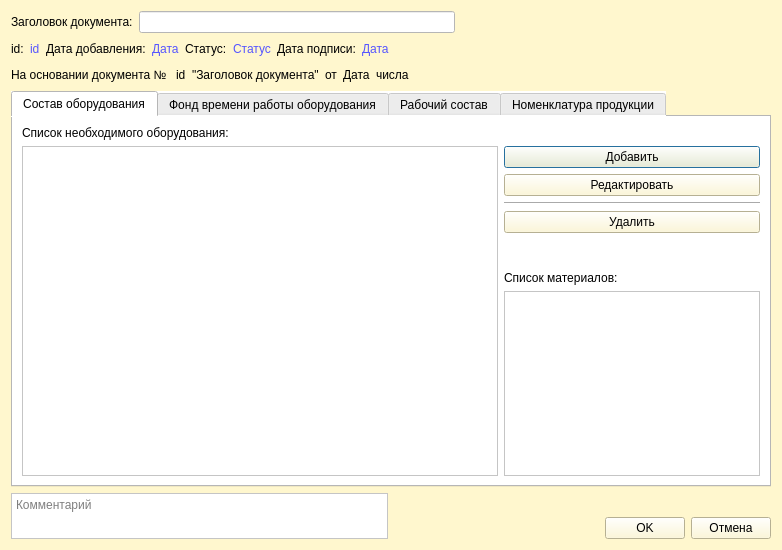
<?xml version="1.0" encoding="UTF-8"?>
<ui version="4.0">
 <class>CEquipmentWindow</class>
 <widget class="QDialog" name="CEquipmentWindow">
  <property name="geometry">
   <rect>
    <x>0</x>
    <y>0</y>
    <width>782</width>
    <height>550</height>
   </rect>
  </property>
  <property name="windowTitle">
   <string>Планирование загрузки мощностей</string>
  </property>
  <property name="styleSheet">
   <string notr="true">background-color: rgb(255, 247, 206);</string>
  </property>
  <layout class="QGridLayout" name="gridLayout">
   <item row="0" column="0">
    <layout class="QHBoxLayout" name="horizontalLayout_4">
     <item>
      <widget class="QLabel" name="label_6">
       <property name="text">
        <string>Заголовок документа:</string>
       </property>
      </widget>
     </item>
     <item>
      <widget class="QLineEdit" name="lineEdit">
       <property name="styleSheet">
        <string notr="true">background-color: rgb(255, 255, 255);</string>
       </property>
      </widget>
     </item>
     <item>
      <spacer name="horizontalSpacer_3">
       <property name="orientation">
        <enum>Qt::Horizontal</enum>
       </property>
       <property name="sizeHint" stdset="0">
        <size>
         <width>40</width>
         <height>20</height>
        </size>
       </property>
      </spacer>
     </item>
    </layout>
   </item>
   <item row="1" column="0">
    <layout class="QHBoxLayout" name="horizontalLayout_3">
     <item>
      <widget class="QLabel" name="label_3">
       <property name="text">
        <string>id:</string>
       </property>
      </widget>
     </item>
     <item>
      <widget class="QLabel" name="id">
       <property name="styleSheet">
        <string notr="true">color: rgb(85, 85, 255);</string>
       </property>
       <property name="text">
        <string>id</string>
       </property>
      </widget>
     </item>
     <item>
      <widget class="QLabel" name="label_4">
       <property name="text">
        <string>Дата добавления:</string>
       </property>
      </widget>
     </item>
     <item>
      <widget class="QLabel" name="added_date">
       <property name="styleSheet">
        <string notr="true">color: rgb(85, 85, 255);</string>
       </property>
       <property name="text">
        <string>Дата</string>
       </property>
      </widget>
     </item>
     <item>
      <widget class="QLabel" name="label_5">
       <property name="text">
        <string>Статус:</string>
       </property>
      </widget>
     </item>
     <item>
      <widget class="QLabel" name="status">
       <property name="styleSheet">
        <string notr="true">color: rgb(85, 85, 255);</string>
       </property>
       <property name="text">
        <string>Статус</string>
       </property>
      </widget>
     </item>
     <item>
      <widget class="QLabel" name="label_7">
       <property name="text">
        <string>Дата подписи:</string>
       </property>
      </widget>
     </item>
     <item>
      <widget class="QLabel" name="completion_date">
       <property name="styleSheet">
        <string notr="true">color: rgb(85, 85, 255);</string>
       </property>
       <property name="text">
        <string>Дата</string>
       </property>
      </widget>
     </item>
     <item>
      <spacer name="horizontalSpacer_2">
       <property name="orientation">
        <enum>Qt::Horizontal</enum>
       </property>
       <property name="sizeHint" stdset="0">
        <size>
         <width>40</width>
         <height>20</height>
        </size>
       </property>
      </spacer>
     </item>
    </layout>
   </item>
   <item row="2" column="0">
    <layout class="QHBoxLayout" name="horizontalLayout_5">
     <item>
      <widget class="QLabel" name="label_8">
       <property name="text">
        <string>На основании документа № </string>
       </property>
      </widget>
     </item>
     <item>
      <widget class="QLabel" name="part_document_id">
       <property name="text">
        <string>id</string>
       </property>
      </widget>
     </item>
     <item>
      <widget class="QLabel" name="part_document_name">
       <property name="text">
        <string>&quot;Заголовок документа&quot;</string>
       </property>
      </widget>
     </item>
     <item>
      <widget class="QLabel" name="label_9">
       <property name="text">
        <string>от</string>
       </property>
      </widget>
     </item>
     <item>
      <widget class="QLabel" name="part_document_date">
       <property name="text">
        <string>Дата</string>
       </property>
      </widget>
     </item>
     <item>
      <widget class="QLabel" name="label_10">
       <property name="text">
        <string>числа</string>
       </property>
      </widget>
     </item>
     <item>
      <spacer name="horizontalSpacer_4">
       <property name="orientation">
        <enum>Qt::Horizontal</enum>
       </property>
       <property name="sizeHint" stdset="0">
        <size>
         <width>40</width>
         <height>20</height>
        </size>
       </property>
      </spacer>
     </item>
    </layout>
   </item>
   <item row="3" column="0">
    <widget class="QTabWidget" name="tabWidget">
     <property name="styleSheet">
      <string notr="true">background-color: rgb(255, 255, 255);</string>
     </property>
     <property name="currentIndex">
      <number>0</number>
     </property>
     <widget class="QWidget" name="tab">
      <attribute name="title">
       <string>Состав оборудования</string>
      </attribute>
      <layout class="QGridLayout" name="gridLayout_2">
       <item row="0" column="0">
        <layout class="QVBoxLayout" name="verticalLayout_3">
         <item>
          <widget class="QLabel" name="label">
           <property name="text">
            <string>Список необходимого оборудования:</string>
           </property>
          </widget>
         </item>
         <item>
          <layout class="QHBoxLayout" name="horizontalLayout_2">
           <item>
            <widget class="QTableView" name="equipment_table"/>
           </item>
           <item>
            <layout class="QVBoxLayout" name="verticalLayout_2">
             <item>
              <widget class="QPushButton" name="add">
               <property name="styleSheet">
                <string notr="true">background-color: rgb(255, 247, 206);</string>
               </property>
               <property name="text">
                <string>Добавить</string>
               </property>
              </widget>
             </item>
             <item>
              <widget class="QPushButton" name="reduct">
               <property name="styleSheet">
                <string notr="true">background-color: rgb(255, 247, 206);</string>
               </property>
               <property name="text">
                <string>Редактировать</string>
               </property>
              </widget>
             </item>
             <item>
              <widget class="Line" name="line">
               <property name="orientation">
                <enum>Qt::Horizontal</enum>
               </property>
              </widget>
             </item>
             <item>
              <widget class="QPushButton" name="delete_2">
               <property name="styleSheet">
                <string notr="true">background-color: rgb(255, 247, 206);</string>
               </property>
               <property name="text">
                <string>Удалить</string>
               </property>
              </widget>
             </item>
             <item>
              <spacer name="verticalSpacer">
               <property name="orientation">
                <enum>Qt::Vertical</enum>
               </property>
               <property name="sizeHint" stdset="0">
                <size>
                 <width>20</width>
                 <height>40</height>
                </size>
               </property>
              </spacer>
             </item>
             <item>
              <widget class="QLabel" name="label_2">
               <property name="sizePolicy">
                <sizepolicy hsizetype="Minimum" vsizetype="Preferred">
                 <horstretch>0</horstretch>
                 <verstretch>0</verstretch>
                </sizepolicy>
               </property>
               <property name="text">
                <string>Список материалов:</string>
               </property>
              </widget>
             </item>
             <item>
              <widget class="QTableView" name="parts_table">
               <property name="sizePolicy">
                <sizepolicy hsizetype="Minimum" vsizetype="Expanding">
                 <horstretch>0</horstretch>
                 <verstretch>0</verstretch>
                </sizepolicy>
               </property>
              </widget>
             </item>
            </layout>
           </item>
          </layout>
         </item>
        </layout>
       </item>
      </layout>
     </widget>
     <widget class="QWidget" name="tab_2">
      <attribute name="title">
       <string>Фонд времени работы оборудования</string>
      </attribute>
     </widget>
     <widget class="QWidget" name="tab_3">
      <attribute name="title">
       <string>Рабочий состав</string>
      </attribute>
     </widget>
     <widget class="QWidget" name="tab_4">
      <attribute name="title">
       <string>Номенклатура продукции</string>
      </attribute>
     </widget>
    </widget>
   </item>
   <item row="4" column="0">
    <layout class="QHBoxLayout" name="horizontalLayout_6">
     <item>
      <widget class="QTextEdit" name="textEdit">
       <property name="sizePolicy">
        <sizepolicy hsizetype="Expanding" vsizetype="Ignored">
         <horstretch>0</horstretch>
         <verstretch>0</verstretch>
        </sizepolicy>
       </property>
       <property name="minimumSize">
        <size>
         <width>0</width>
         <height>0</height>
        </size>
       </property>
       <property name="styleSheet">
        <string notr="true">background-color: rgb(255, 255, 255);</string>
       </property>
       <property name="placeholderText">
        <string>Комментарий</string>
       </property>
      </widget>
     </item>
     <item>
      <layout class="QVBoxLayout" name="verticalLayout">
       <item>
        <spacer name="verticalSpacer_2">
         <property name="orientation">
          <enum>Qt::Vertical</enum>
         </property>
         <property name="sizeType">
          <enum>QSizePolicy::Expanding</enum>
         </property>
         <property name="sizeHint" stdset="0">
          <size>
           <width>20</width>
           <height>40</height>
          </size>
         </property>
        </spacer>
       </item>
       <item>
        <layout class="QHBoxLayout" name="horizontalLayout">
         <item>
          <spacer name="horizontalSpacer">
           <property name="orientation">
            <enum>Qt::Horizontal</enum>
           </property>
           <property name="sizeHint" stdset="0">
            <size>
             <width>40</width>
             <height>20</height>
            </size>
           </property>
          </spacer>
         </item>
         <item>
          <widget class="QPushButton" name="ok">
           <property name="text">
            <string>OK</string>
           </property>
          </widget>
         </item>
         <item>
          <widget class="QPushButton" name="cancel">
           <property name="text">
            <string>Отмена</string>
           </property>
          </widget>
         </item>
        </layout>
       </item>
      </layout>
     </item>
    </layout>
   </item>
  </layout>
 </widget>
 <resources/>
 <connections/>
</ui>
